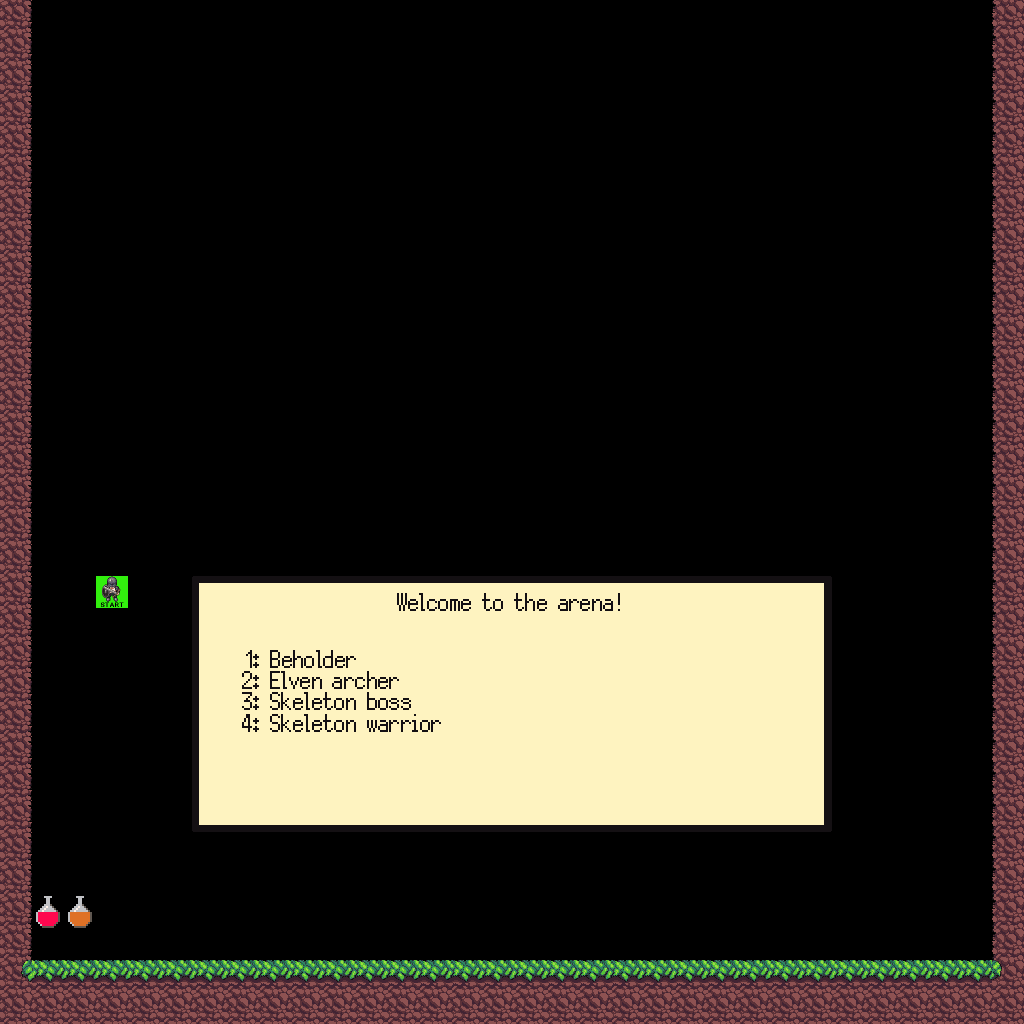

Tiled map render using the project's own tile images. Description and the map definition, with tile-layer contents summarised, below:
An orthogonal 32x32 tile map with 32x32 px tiles, 7 tile layers (terrain, triggered_objects, hazards, pickups, ...), 5 tilesets.

<map version="1.9" tiledversion="1.9.2" orientation="orthogonal" renderorder="right-down" width="32" height="32" tilewidth="32" tileheight="32" infinite="0" nextlayerid="9" nextobjectid="1">
 <editorsettings>
  <export target="../lvl 0 - arena/Level 0 - Phflorg - arena.csv" format="csv" />
 </editorsettings>
 <tileset firstgid="1" source="Mountain terrain.tsx" />
 <tileset firstgid="33" source="Monsters.tsx" />
 <tileset firstgid="36" source="Player.tsx" />
 <tileset firstgid="38" source="Decorations.tsx" />
 <tileset firstgid="46" source="Pickups.tsx" />
 <layer id="1" name="terrain" width="32" height="32">
  <data>[1024 cells, 124 non-empty, 6 distinct tile ids]</data>
 </layer>
 <layer id="4" name="triggered_objects" width="32" height="32">
  <data>[1024 cells, 0 non-empty, 0 distinct tile ids]</data>
 </layer>
 <layer id="5" name="hazards" width="32" height="32">
  <data>[1024 cells, 0 non-empty, 0 distinct tile ids]</data>
 </layer>
 <layer id="7" name="pickups" width="32" height="32">
  <data>[1024 cells, 2 non-empty, 2 distinct tile ids]</data>
 </layer>
 <layer id="6" name="decorations" width="32" height="32">
  <data>[1024 cells, 1 non-empty, 1 distinct tile ids]</data>
 </layer>
 <layer id="2" name="monsters" width="32" height="32">
  <data>[1024 cells, 0 non-empty, 0 distinct tile ids]</data>
 </layer>
 <layer id="3" name="player" width="32" height="32">
  <data>[1024 cells, 1 non-empty, 1 distinct tile ids]</data>
 </layer>
</map>
